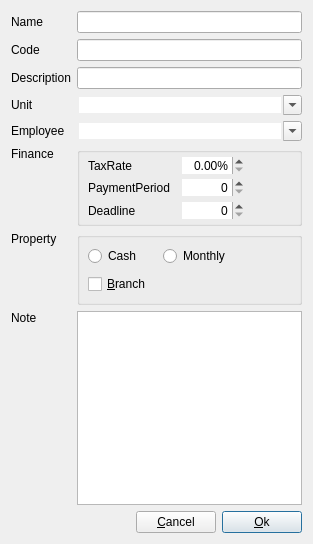
<?xml version="1.0" encoding="UTF-8"?>
<ui version="4.0">
 <class>EditNodeStakeholder</class>
 <widget class="QDialog" name="EditNodeStakeholder">
  <property name="geometry">
   <rect>
    <x>0</x>
    <y>0</y>
    <width>313</width>
    <height>544</height>
   </rect>
  </property>
  <layout class="QGridLayout" name="gridLayout_2">
   <item row="5" column="1" colspan="4">
    <widget class="ComboBox" name="comboEmployee">
     <property name="sizePolicy">
      <sizepolicy hsizetype="Expanding" vsizetype="Fixed">
       <horstretch>0</horstretch>
       <verstretch>0</verstretch>
      </sizepolicy>
     </property>
     <property name="editable">
      <bool>true</bool>
     </property>
     <property name="insertPolicy">
      <enum>QComboBox::InsertPolicy::NoInsert</enum>
     </property>
     <property name="frame">
      <bool>false</bool>
     </property>
    </widget>
   </item>
   <item row="9" column="0" colspan="3">
    <spacer name="horizontalSpacer">
     <property name="orientation">
      <enum>Qt::Orientation::Horizontal</enum>
     </property>
     <property name="sizeHint" stdset="0">
      <size>
       <width>111</width>
       <height>20</height>
      </size>
     </property>
    </spacer>
   </item>
   <item row="9" column="4">
    <widget class="QPushButton" name="pBtnOk">
     <property name="sizePolicy">
      <sizepolicy hsizetype="Fixed" vsizetype="Fixed">
       <horstretch>0</horstretch>
       <verstretch>0</verstretch>
      </sizepolicy>
     </property>
     <property name="text">
      <string>&amp;Ok</string>
     </property>
     <property name="default">
      <bool>true</bool>
     </property>
    </widget>
   </item>
   <item row="0" column="1" colspan="4">
    <widget class="LineEdit" name="lineEditName">
     <property name="sizePolicy">
      <sizepolicy hsizetype="Expanding" vsizetype="Fixed">
       <horstretch>0</horstretch>
       <verstretch>0</verstretch>
      </sizepolicy>
     </property>
    </widget>
   </item>
   <item row="3" column="1" colspan="4">
    <widget class="ComboBox" name="comboUnit">
     <property name="sizePolicy">
      <sizepolicy hsizetype="Expanding" vsizetype="Fixed">
       <horstretch>0</horstretch>
       <verstretch>0</verstretch>
      </sizepolicy>
     </property>
     <property name="editable">
      <bool>true</bool>
     </property>
     <property name="insertPolicy">
      <enum>QComboBox::InsertPolicy::NoInsert</enum>
     </property>
     <property name="frame">
      <bool>false</bool>
     </property>
    </widget>
   </item>
   <item row="8" column="1" colspan="4">
    <widget class="PlainTextEdit" name="plainTextEdit">
     <property name="tabChangesFocus">
      <bool>true</bool>
     </property>
    </widget>
   </item>
   <item row="2" column="1" colspan="4">
    <widget class="LineEdit" name="lineEditDescription">
     <property name="sizePolicy">
      <sizepolicy hsizetype="Expanding" vsizetype="Fixed">
       <horstretch>0</horstretch>
       <verstretch>0</verstretch>
      </sizepolicy>
     </property>
    </widget>
   </item>
   <item row="6" column="0">
    <widget class="QLabel" name="labProperty_2">
     <property name="sizePolicy">
      <sizepolicy hsizetype="Preferred" vsizetype="Preferred">
       <horstretch>0</horstretch>
       <verstretch>0</verstretch>
      </sizepolicy>
     </property>
     <property name="text">
      <string>Finance</string>
     </property>
     <property name="alignment">
      <set>Qt::AlignmentFlag::AlignLeading|Qt::AlignmentFlag::AlignLeft|Qt::AlignmentFlag::AlignTop</set>
     </property>
    </widget>
   </item>
   <item row="1" column="0">
    <widget class="QLabel" name="labCode">
     <property name="text">
      <string>Code</string>
     </property>
     <property name="buddy">
      <cstring>lineEditCode</cstring>
     </property>
    </widget>
   </item>
   <item row="1" column="1" colspan="4">
    <widget class="LineEdit" name="lineEditCode">
     <property name="sizePolicy">
      <sizepolicy hsizetype="Expanding" vsizetype="Fixed">
       <horstretch>0</horstretch>
       <verstretch>0</verstretch>
      </sizepolicy>
     </property>
    </widget>
   </item>
   <item row="7" column="0">
    <widget class="QLabel" name="labProperty">
     <property name="sizePolicy">
      <sizepolicy hsizetype="Preferred" vsizetype="Preferred">
       <horstretch>0</horstretch>
       <verstretch>0</verstretch>
      </sizepolicy>
     </property>
     <property name="text">
      <string>Property</string>
     </property>
     <property name="alignment">
      <set>Qt::AlignmentFlag::AlignLeading|Qt::AlignmentFlag::AlignLeft|Qt::AlignmentFlag::AlignTop</set>
     </property>
    </widget>
   </item>
   <item row="2" column="0">
    <widget class="QLabel" name="labDescription">
     <property name="text">
      <string>Description</string>
     </property>
     <property name="buddy">
      <cstring>lineEditDescription</cstring>
     </property>
    </widget>
   </item>
   <item row="3" column="0">
    <widget class="QLabel" name="labMark">
     <property name="text">
      <string>Unit</string>
     </property>
     <property name="buddy">
      <cstring>comboUnit</cstring>
     </property>
    </widget>
   </item>
   <item row="5" column="0">
    <widget class="QLabel" name="labelEmployee">
     <property name="text">
      <string>Employee</string>
     </property>
    </widget>
   </item>
   <item row="7" column="1" colspan="4">
    <widget class="QGroupBox" name="groupBox">
     <property name="title">
      <string/>
     </property>
     <layout class="QGridLayout" name="gridLayout">
      <property name="leftMargin">
       <number>8</number>
      </property>
      <property name="topMargin">
       <number>8</number>
      </property>
      <property name="rightMargin">
       <number>8</number>
      </property>
      <property name="bottomMargin">
       <number>8</number>
      </property>
      <property name="horizontalSpacing">
       <number>12</number>
      </property>
      <property name="verticalSpacing">
       <number>8</number>
      </property>
      <item row="0" column="0">
       <widget class="QRadioButton" name="rBtnCash">
        <property name="text">
         <string>Cash</string>
        </property>
       </widget>
      </item>
      <item row="1" column="0">
       <widget class="QCheckBox" name="chkBoxBranch">
        <property name="text">
         <string>&amp;Branch</string>
        </property>
       </widget>
      </item>
      <item row="0" column="1">
       <widget class="QRadioButton" name="rBtnMonthly">
        <property name="text">
         <string>Monthly</string>
        </property>
       </widget>
      </item>
      <item row="0" column="2" rowspan="2">
       <spacer name="horizontalSpacer_2">
        <property name="orientation">
         <enum>Qt::Orientation::Horizontal</enum>
        </property>
        <property name="sizeHint" stdset="0">
         <size>
          <width>165</width>
          <height>38</height>
         </size>
        </property>
       </spacer>
      </item>
     </layout>
    </widget>
   </item>
   <item row="6" column="1" colspan="4">
    <widget class="QGroupBox" name="groupBox_2">
     <property name="title">
      <string/>
     </property>
     <layout class="QGridLayout" name="gridLayout_3">
      <property name="leftMargin">
       <number>8</number>
      </property>
      <property name="topMargin">
       <number>4</number>
      </property>
      <property name="rightMargin">
       <number>8</number>
      </property>
      <property name="bottomMargin">
       <number>4</number>
      </property>
      <property name="horizontalSpacing">
       <number>12</number>
      </property>
      <property name="verticalSpacing">
       <number>4</number>
      </property>
      <item row="1" column="4">
       <spacer name="horizontalSpacer_3">
        <property name="orientation">
         <enum>Qt::Orientation::Horizontal</enum>
        </property>
        <property name="sizeHint" stdset="0">
         <size>
          <width>40</width>
          <height>20</height>
         </size>
        </property>
       </spacer>
      </item>
      <item row="3" column="1">
       <widget class="SpinBox" name="spinDeadline">
        <property name="frame">
         <bool>false</bool>
        </property>
        <property name="alignment">
         <set>Qt::AlignmentFlag::AlignRight|Qt::AlignmentFlag::AlignTrailing|Qt::AlignmentFlag::AlignVCenter</set>
        </property>
       </widget>
      </item>
      <item row="1" column="0">
       <widget class="QLabel" name="labelPaymentPeriod">
        <property name="text">
         <string>PaymentPeriod</string>
        </property>
       </widget>
      </item>
      <item row="3" column="0">
       <widget class="QLabel" name="labelDeadline">
        <property name="text">
         <string>Deadline</string>
        </property>
       </widget>
      </item>
      <item row="0" column="0">
       <widget class="QLabel" name="labelTaxRate">
        <property name="text">
         <string>TaxRate</string>
        </property>
       </widget>
      </item>
      <item row="0" column="1">
       <widget class="DoubleSpinBox" name="dSpinTaxRate">
        <property name="frame">
         <bool>false</bool>
        </property>
        <property name="alignment">
         <set>Qt::AlignmentFlag::AlignRight|Qt::AlignmentFlag::AlignTrailing|Qt::AlignmentFlag::AlignVCenter</set>
        </property>
        <property name="suffix">
         <string>%</string>
        </property>
        <property name="stepType">
         <enum>QAbstractSpinBox::StepType::AdaptiveDecimalStepType</enum>
        </property>
       </widget>
      </item>
      <item row="1" column="1">
       <widget class="QDoubleSpinBox" name="dSpinPaymentPeriod">
        <property name="frame">
         <bool>false</bool>
        </property>
        <property name="alignment">
         <set>Qt::AlignmentFlag::AlignRight|Qt::AlignmentFlag::AlignTrailing|Qt::AlignmentFlag::AlignVCenter</set>
        </property>
        <property name="decimals">
         <number>0</number>
        </property>
       </widget>
      </item>
     </layout>
    </widget>
   </item>
   <item row="0" column="0">
    <widget class="QLabel" name="labName">
     <property name="sizePolicy">
      <sizepolicy hsizetype="Fixed" vsizetype="Preferred">
       <horstretch>0</horstretch>
       <verstretch>0</verstretch>
      </sizepolicy>
     </property>
     <property name="text">
      <string>Name</string>
     </property>
     <property name="buddy">
      <cstring>lineEditName</cstring>
     </property>
    </widget>
   </item>
   <item row="8" column="0">
    <widget class="QLabel" name="labNote">
     <property name="sizePolicy">
      <sizepolicy hsizetype="Preferred" vsizetype="Expanding">
       <horstretch>0</horstretch>
       <verstretch>0</verstretch>
      </sizepolicy>
     </property>
     <property name="text">
      <string>Note</string>
     </property>
     <property name="alignment">
      <set>Qt::AlignmentFlag::AlignLeading|Qt::AlignmentFlag::AlignLeft|Qt::AlignmentFlag::AlignTop</set>
     </property>
     <property name="buddy">
      <cstring>plainTextEdit</cstring>
     </property>
    </widget>
   </item>
   <item row="9" column="3">
    <widget class="QPushButton" name="pBtnCancel">
     <property name="sizePolicy">
      <sizepolicy hsizetype="Fixed" vsizetype="Fixed">
       <horstretch>0</horstretch>
       <verstretch>0</verstretch>
      </sizepolicy>
     </property>
     <property name="text">
      <string>&amp;Cancel</string>
     </property>
    </widget>
   </item>
  </layout>
 </widget>
 <customwidgets>
  <customwidget>
   <class>ComboBox</class>
   <extends>QComboBox</extends>
   <header location="global">widget/combobox.h</header>
  </customwidget>
  <customwidget>
   <class>LineEdit</class>
   <extends>QLineEdit</extends>
   <header location="global">widget/lineedit.h</header>
  </customwidget>
  <customwidget>
   <class>PlainTextEdit</class>
   <extends>QPlainTextEdit</extends>
   <header location="global">widget/plaintextedit.h</header>
  </customwidget>
  <customwidget>
   <class>DoubleSpinBox</class>
   <extends>QDoubleSpinBox</extends>
   <header location="global">widget/doublespinbox.h</header>
  </customwidget>
  <customwidget>
   <class>SpinBox</class>
   <extends>QSpinBox</extends>
   <header location="global">widget/spinbox.h</header>
  </customwidget>
 </customwidgets>
 <tabstops>
  <tabstop>lineEditName</tabstop>
  <tabstop>lineEditCode</tabstop>
  <tabstop>plainTextEdit</tabstop>
  <tabstop>pBtnOk</tabstop>
  <tabstop>pBtnCancel</tabstop>
 </tabstops>
 <resources/>
 <connections>
  <connection>
   <sender>pBtnCancel</sender>
   <signal>clicked()</signal>
   <receiver>EditNodeStakeholder</receiver>
   <slot>reject()</slot>
   <hints>
    <hint type="sourcelabel">
     <x>325</x>
     <y>581</y>
    </hint>
    <hint type="destinationlabel">
     <x>219</x>
     <y>574</y>
    </hint>
   </hints>
  </connection>
  <connection>
   <sender>pBtnOk</sender>
   <signal>clicked()</signal>
   <receiver>EditNodeStakeholder</receiver>
   <slot>accept()</slot>
   <hints>
    <hint type="sourcelabel">
     <x>389</x>
     <y>587</y>
    </hint>
    <hint type="destinationlabel">
     <x>45</x>
     <y>569</y>
    </hint>
   </hints>
  </connection>
 </connections>
</ui>
